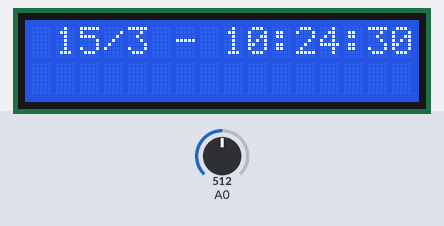
Recording of a sketch running on a simulated Arduino Leonardo, built with avr-gcc and run on an emulated ATmega32U4. Parts: 16×2 character LCD. The inputs (shaded band) are chosen by the test bench; at power-on: A0 = 512. The local clock reads 2024-03-15 10:24:30 at power-on unless the sketch sets it; what the sketch prints to the serial monitor is not drawn.

Above: at 0.1 s.
At 1.2 s:
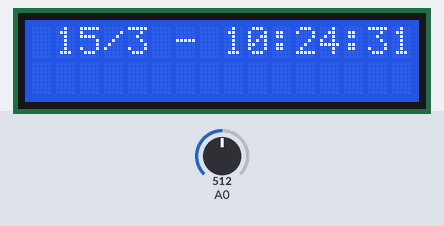
1.3 s: A0 set to 538
4.2 s: A0 set to 561
At 6.9 s:
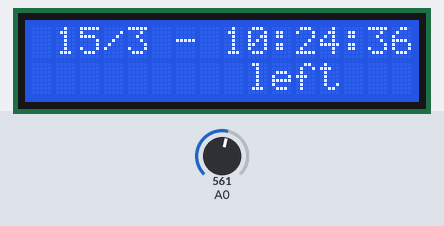
Timing chart, 0 to 8.4 s (numbered marks = the images above; inputs shaded):
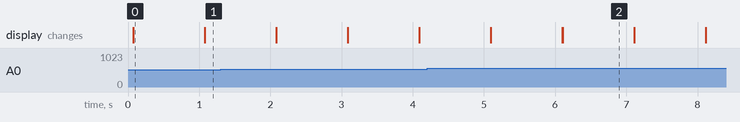

The sketch:

CAFE88.ino
```cpp
#include <LiquidCrystal.h>
#include <Wire.h>
#include "RTClib.h"

RTC_DS1307 rtc;
void keyboardRead();
int adc_value = 0x00;                       //armazena o valor digital do conversor AD

boolean right  = 0x00, butt01 = 0x00,
        up     = 0x00, butt02 = 0x00,
        down   = 0x00, butt03 = 0x00,
        left   = 0x00, butt04 = 0x00,
        select = 0x00, butt05 = 0x00;


// --- Hardware do LCD ---
LiquidCrystal disp(8,  //RS no digital 8
                   9,  //EN no digital 9
                   4,  //D4 no digital 4
                   5,  //D5 no digital 5
                   6,  //D6 no digital 6
                   7); //D7 no digital 7


char daysOfTheWeek[7][12] = {"DOM ", "SEG ", "TER ", "QUA ", "QUI ", "SEX!", "SAB"};
int hora_alarm = 6;
int minuto_alarm = 0;
int gatilho = 0;
int gatilho2 = 0;
void setup () {

  while (!Serial); // for Leonardo/Micro/Zero

  Serial.begin(57600);
  if (! rtc.begin()) {
    Serial.println("Couldn't find RTC");
    while (1);
  }

  if (! rtc.isrunning()) {
    Serial.println("RTC is NOT running!");
    // following line sets the RTC to the date & time this sketch was compiled
 rtc.adjust(DateTime(F(__DATE__), F(__TIME__)));
    // This line sets the RTC with an explicit date & time, for example to set
    // January 21, 2014 at 3am you would call:
    //rtc.adjust(DateTime(2018, 11, 15, 21, 20, 0));
  }


      disp.begin(16,2);

}

void loop () {

    DateTime now = rtc.now();

    int ano = now.year();
    int mes = now.month();
    int dia = now.day();
    int hora = now.hour();
    int minutos = now.minute();
    int segundos = now.second();

     disp.setCursor(1,0);
     disp.print(dia);
     disp.print('/');
     disp.print(mes);
     disp.print(" - ");
     disp.print(hora);
     disp.print(':');
     disp.print(minutos);
     disp.print(':');
     disp.print(segundos);


  keyboardRead();

     if(select == 0x01){
      while(gatilho = 1){
      disp.setCursor(7,2);
      disp.print("--");
      delay(400);
      disp.setCursor(7,2);
      disp.print(hora_alarm);
      delay(500);
      }

     if(hora_alarm < 0 || hora_alarm > 23){
      hora_alarm = 0;
     }

     if(up == 0x01){
        hora_alarm = hora_alarm + 1;
      }
    }
   Serial.print(hora_alarm);
   Serial.print(up);
   delay(1000);


  if(up == 0x01)                                 //tecla up pressionada?
    {                                              //sim...
      up = 0x00;                                   //limpa flag da tecla
      disp.setCursor(7,2);                         //Posiciona cursor na coluna 1, linha 2
      disp.print("  up            ");              //Imprime mensagem
    Serial.print("  up            ");
    } //end if up

    if(down == 0x01)                               //tecla down pressionada?
    {                                              //sim...
      down = 0x00;                                 //limpa flag da tecla
      disp.setCursor(7,2);                         //Posiciona cursor na coluna 1, linha 2
      disp.print("  down          ");              //Imprime mensagem
    Serial.print("  down         ");
    } //end if down

    if(left == 0x01)                               //tecla left pressionada?
    {                                              //sim...
      left = 0x00;                                 //limpa flag da tecla
      disp.setCursor(7,2);                         //Posiciona cursor na coluna 1, linha 2
      disp.print("  left          ");              //Imprime mensagem
    Serial.print("  left          ");
    } //end if left

      }


void keyboardRead()
{
     adc_value = analogRead(A0);                       //Variável para leitura recebe valor AD de A0

     // --- Testa se os botões foram pressionados ---
     // Se foi pressionado, seta a respectiva flag
     if      (adc_value <  50)                    butt01 = 0x01;
     else if (adc_value > 103 && adc_value < 200) butt02 = 0x01;
     else if (adc_value > 250 && adc_value < 380) butt03 = 0x01;
     else if (adc_value > 450 && adc_value < 550) butt04 = 0x01;
     else if (adc_value > 700 && adc_value < 770) butt05 = 0x01;

     // --- Testa se os botões foram liberados ---
     //
     if (adc_value > 50 && butt01)             //Botão right solto e flag butt01 setada?
     {                                         //Sim...
         butt01 = 0x00;                        //Limpa flag butt01
         right  = 0x01;                        //Seta flag right

     } //end right
     if (adc_value > 200 && butt02)            //Botão up solto e flag butt02 setada?
     {                                         //Sim...
         butt02 = 0x00;                        //Limpa flag butt02
         up     = 0x01;                        //Seta flag up

     } //end up
     if (adc_value > 380 && butt03)            //Botão down solto e flag butt03 setada?
     {                                         //Sim...
         butt03 = 0x00;                        //Limpa flag butt03
         down   = 0x01;                        //Seta flag down

     } //end down
     if (adc_value > 550 && butt04)            //Botão left solto e flag butt04 setada?
     {                                         //Sim...
         butt04 = 0x00;                        //Limpa flag butt04
         left   = 0x01;                        //Seta flag left

     } //end left
     if (adc_value > 770 && butt05)             //Botão select solto e flag butt05 setada?
     {                                         //Sim...
         butt05 = 0x00;                        //Limpa flag butt05
         select  = 0x01;
     }
     } //end keyboardRead
```

Measured:
- the behaviour switches between 550 and 551 on A0 (found by bisection; images 1 and 2)
- after the input at 4.2 s, the display: first differs from a run without the input after 1.9 s (image 2 shows a later state)
- what the display in image 0 shows lasts 1.0 s, from 0.1 s to 1.1 s
